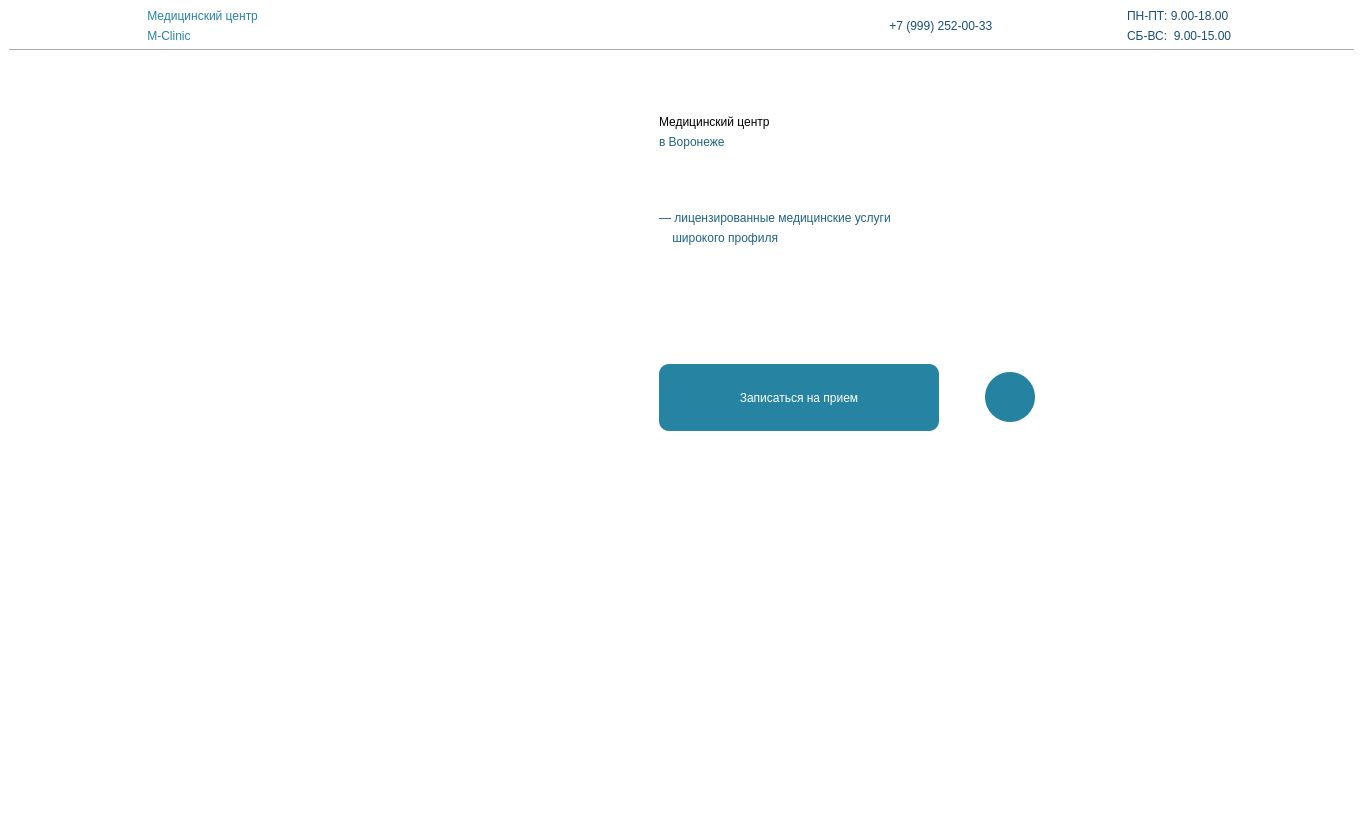
<?xml version="1.0" encoding="UTF-8"?>
<ui version="4.0">
 <class>MainWindow</class>
 <widget class="QMainWindow" name="MainWindow">
  <property name="geometry">
   <rect>
    <x>0</x>
    <y>0</y>
    <width>1363</width>
    <height>834</height>
   </rect>
  </property>
  <property name="windowTitle">
   <string>MainWindow</string>
  </property>
  <property name="styleSheet">
   <string notr="true">background-color: rgb(255, 255, 255);</string>
  </property>
  <widget class="QWidget" name="centralwidget">
   <layout class="QVBoxLayout" name="verticalLayout_9">
    <item>
     <layout class="QVBoxLayout" name="verticalLayout_6">
      <item>
       <layout class="QHBoxLayout" name="horizontalLayout_6">
        <item>
         <spacer name="horizontalSpacer_17">
          <property name="orientation">
           <enum>Qt::Horizontal</enum>
          </property>
          <property name="sizeHint" stdset="0">
           <size>
            <width>40</width>
            <height>20</height>
           </size>
          </property>
         </spacer>
        </item>
        <item>
         <widget class="QLabel" name="label_6">
          <property name="text">
           <string/>
          </property>
          <property name="pixmap">
           <pixmap resource="picture.qrc">:/picture/mainlogo_small.png</pixmap>
          </property>
         </widget>
        </item>
        <item>
         <layout class="QVBoxLayout" name="verticalLayout_7">
          <item>
           <widget class="QLabel" name="address_2">
            <property name="styleSheet">
             <string notr="true">color: rgb(38, 130, 161);
background-color: rgb(255, 255, 255);
font: 15pt &quot;MS Shell Dlg 2&quot;;</string>
            </property>
            <property name="text">
             <string> Медицинский центр</string>
            </property>
           </widget>
          </item>
          <item>
           <widget class="QLabel" name="label_7">
            <property name="styleSheet">
             <string notr="true">color: rgb(38, 131, 162);
background-color: rgb(255, 255, 255);
font: 15pt &quot;MS Shell Dlg 2&quot;;</string>
            </property>
            <property name="text">
             <string> M-Clinic</string>
            </property>
           </widget>
          </item>
         </layout>
        </item>
        <item>
         <spacer name="horizontalSpacer_18">
          <property name="orientation">
           <enum>Qt::Horizontal</enum>
          </property>
          <property name="sizeHint" stdset="0">
           <size>
            <width>40</width>
            <height>20</height>
           </size>
          </property>
         </spacer>
        </item>
        <item>
         <spacer name="horizontalSpacer_19">
          <property name="orientation">
           <enum>Qt::Horizontal</enum>
          </property>
          <property name="sizeHint" stdset="0">
           <size>
            <width>40</width>
            <height>20</height>
           </size>
          </property>
         </spacer>
        </item>
        <item>
         <spacer name="horizontalSpacer_20">
          <property name="orientation">
           <enum>Qt::Horizontal</enum>
          </property>
          <property name="sizeHint" stdset="0">
           <size>
            <width>40</width>
            <height>20</height>
           </size>
          </property>
         </spacer>
        </item>
        <item>
         <spacer name="horizontalSpacer_21">
          <property name="orientation">
           <enum>Qt::Horizontal</enum>
          </property>
          <property name="sizeHint" stdset="0">
           <size>
            <width>40</width>
            <height>20</height>
           </size>
          </property>
         </spacer>
        </item>
        <item>
         <spacer name="horizontalSpacer_22">
          <property name="orientation">
           <enum>Qt::Horizontal</enum>
          </property>
          <property name="sizeHint" stdset="0">
           <size>
            <width>40</width>
            <height>20</height>
           </size>
          </property>
         </spacer>
        </item>
        <item>
         <widget class="QLabel" name="label_8">
          <property name="text">
           <string/>
          </property>
          <property name="pixmap">
           <pixmap>:/picture/pictures/phonesmall.png</pixmap>
          </property>
         </widget>
        </item>
        <item>
         <widget class="QLabel" name="phone_2">
          <property name="styleSheet">
           <string notr="true">font: 16pt &quot;Sans Serif Collection&quot;;
color:rgb(22, 78, 117)</string>
          </property>
          <property name="text">
           <string> +7 (999) 252-00-33  </string>
          </property>
         </widget>
        </item>
        <item>
         <spacer name="horizontalSpacer_23">
          <property name="orientation">
           <enum>Qt::Horizontal</enum>
          </property>
          <property name="sizeHint" stdset="0">
           <size>
            <width>40</width>
            <height>20</height>
           </size>
          </property>
         </spacer>
        </item>
        <item>
         <layout class="QVBoxLayout" name="verticalLayout_8">
          <item>
           <widget class="QLabel" name="time1_2">
            <property name="styleSheet">
             <string notr="true">color:rgb(22, 78, 117);
font: 14pt &quot;MS Shell Dlg 2&quot;;</string>
            </property>
            <property name="text">
             <string>ПН-ПТ: 9.00-18.00</string>
            </property>
           </widget>
          </item>
          <item>
           <widget class="QLabel" name="time_2">
            <property name="styleSheet">
             <string notr="true">color:rgb(22, 78, 117);
font: 14pt &quot;MS Shell Dlg 2&quot;;</string>
            </property>
            <property name="text">
             <string>СБ-ВС:  9.00-15.00</string>
            </property>
           </widget>
          </item>
         </layout>
        </item>
        <item>
         <spacer name="horizontalSpacer_24">
          <property name="orientation">
           <enum>Qt::Horizontal</enum>
          </property>
          <property name="sizeHint" stdset="0">
           <size>
            <width>40</width>
            <height>20</height>
           </size>
          </property>
         </spacer>
        </item>
       </layout>
      </item>
      <item>
       <widget class="Line" name="line_2">
        <property name="styleSheet">
         <string notr="true">color: rgb(38, 130, 161);</string>
        </property>
        <property name="orientation">
         <enum>Qt::Horizontal</enum>
        </property>
       </widget>
      </item>
     </layout>
    </item>
    <item>
     <layout class="QHBoxLayout" name="horizontalLayout_5">
      <item>
       <spacer name="horizontalSpacer_13">
        <property name="orientation">
         <enum>Qt::Horizontal</enum>
        </property>
        <property name="sizeHint" stdset="0">
         <size>
          <width>40</width>
          <height>20</height>
         </size>
        </property>
       </spacer>
      </item>
      <item>
       <widget class="QLabel" name="label_5">
        <property name="text">
         <string/>
        </property>
        <property name="pixmap">
         <pixmap resource="picture.qrc">:/picture/mainpicture.jpg</pixmap>
        </property>
       </widget>
      </item>
      <item>
       <spacer name="horizontalSpacer_14">
        <property name="orientation">
         <enum>Qt::Horizontal</enum>
        </property>
        <property name="sizeHint" stdset="0">
         <size>
          <width>40</width>
          <height>20</height>
         </size>
        </property>
       </spacer>
      </item>
      <item>
       <layout class="QVBoxLayout" name="verticalLayout_4">
        <item>
         <spacer name="verticalSpacer_6">
          <property name="orientation">
           <enum>Qt::Vertical</enum>
          </property>
          <property name="sizeHint" stdset="0">
           <size>
            <width>20</width>
            <height>40</height>
           </size>
          </property>
         </spacer>
        </item>
        <item>
         <widget class="QLabel" name="title1_2">
          <property name="styleSheet">
           <string notr="true">font: 35pt &quot;MS Shell Dlg 2&quot;;</string>
          </property>
          <property name="text">
           <string>Медицинский центр </string>
          </property>
         </widget>
        </item>
        <item>
         <widget class="QLabel" name="title2_2">
          <property name="styleSheet">
           <string notr="true">font: 35pt &quot;MS Shell Dlg 2&quot;;
color: rgb(30, 100, 125);</string>
          </property>
          <property name="text">
           <string>в Воронеже</string>
          </property>
         </widget>
        </item>
        <item>
         <spacer name="verticalSpacer_7">
          <property name="orientation">
           <enum>Qt::Vertical</enum>
          </property>
          <property name="sizeHint" stdset="0">
           <size>
            <width>20</width>
            <height>40</height>
           </size>
          </property>
         </spacer>
        </item>
        <item>
         <widget class="QLabel" name="uptitle_2">
          <property name="styleSheet">
           <string notr="true">color: rgb(30, 100, 125);
font: 16pt &quot;MS Shell Dlg 2&quot;;</string>
          </property>
          <property name="text">
           <string>— лицензированные медицинские услуги </string>
          </property>
         </widget>
        </item>
        <item>
         <widget class="QLabel" name="downtitle_2">
          <property name="styleSheet">
           <string notr="true">color: rgb(30, 100, 125);
font: 16pt &quot;MS Shell Dlg 2&quot;;</string>
          </property>
          <property name="text">
           <string>    широкого профиля</string>
          </property>
         </widget>
        </item>
        <item>
         <spacer name="verticalSpacer_8">
          <property name="orientation">
           <enum>Qt::Vertical</enum>
          </property>
          <property name="sizeHint" stdset="0">
           <size>
            <width>20</width>
            <height>40</height>
           </size>
          </property>
         </spacer>
        </item>
        <item>
         <spacer name="verticalSpacer_9">
          <property name="orientation">
           <enum>Qt::Vertical</enum>
          </property>
          <property name="sizeHint" stdset="0">
           <size>
            <width>20</width>
            <height>40</height>
           </size>
          </property>
         </spacer>
        </item>
        <item>
         <layout class="QHBoxLayout" name="horizontalLayout_3">
          <item>
           <widget class="QPushButton" name="start">
            <property name="minimumSize">
             <size>
              <width>280</width>
              <height>67</height>
             </size>
            </property>
            <property name="styleSheet">
             <string notr="true">font: 16pt &quot;Sans Serif Collection&quot;;
color: rgb(255, 255, 255);
background-color: rgb(38, 131, 162);
border-radius: 10px;
</string>
            </property>
            <property name="text">
             <string>Записаться на прием</string>
            </property>
           </widget>
          </item>
          <item>
           <spacer name="horizontalSpacer_15">
            <property name="orientation">
             <enum>Qt::Horizontal</enum>
            </property>
            <property name="sizeHint" stdset="0">
             <size>
              <width>40</width>
              <height>20</height>
             </size>
            </property>
           </spacer>
          </item>
          <item>
           <widget class="QPushButton" name="exit">
            <property name="minimumSize">
             <size>
              <width>50</width>
              <height>50</height>
             </size>
            </property>
            <property name="styleSheet">
             <string notr="true">border-radius: 25px;
background-color: rgb(38, 130, 161);
</string>
            </property>
            <property name="text">
             <string/>
            </property>
            <property name="icon">
             <iconset resource="picture.qrc">
              <normaloff>:/picture/exit.png</normaloff>:/picture/exit.png</iconset>
            </property>
           </widget>
          </item>
         </layout>
        </item>
       </layout>
      </item>
      <item>
       <spacer name="horizontalSpacer_16">
        <property name="orientation">
         <enum>Qt::Horizontal</enum>
        </property>
        <property name="sizeHint" stdset="0">
         <size>
          <width>40</width>
          <height>20</height>
         </size>
        </property>
       </spacer>
      </item>
     </layout>
    </item>
    <item>
     <spacer name="verticalSpacer_10">
      <property name="orientation">
       <enum>Qt::Vertical</enum>
      </property>
      <property name="sizeHint" stdset="0">
       <size>
        <width>20</width>
        <height>40</height>
       </size>
      </property>
     </spacer>
    </item>
   </layout>
  </widget>
  <widget class="QMenuBar" name="menubar">
   <property name="geometry">
    <rect>
     <x>0</x>
     <y>0</y>
     <width>1363</width>
     <height>26</height>
    </rect>
   </property>
  </widget>
  <widget class="QStatusBar" name="statusbar"/>
 </widget>
 <resources>
  <include location="picture.qrc"/>
 </resources>
 <connections/>
</ui>
